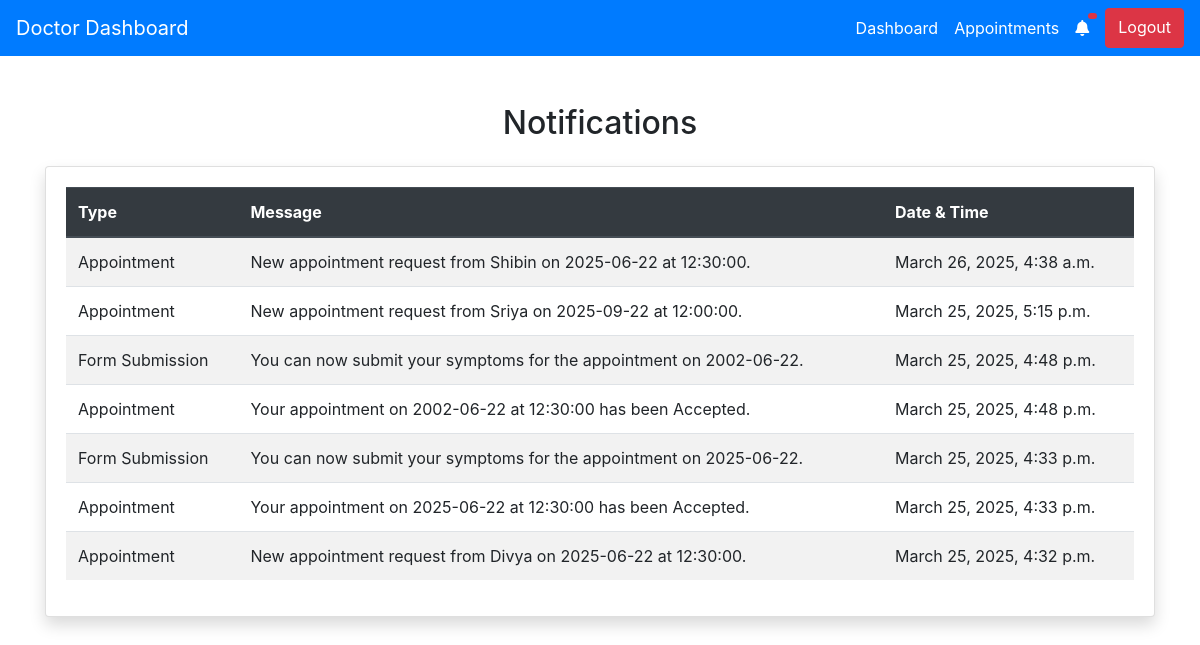
The app's page /doctor/notifications/, older data.
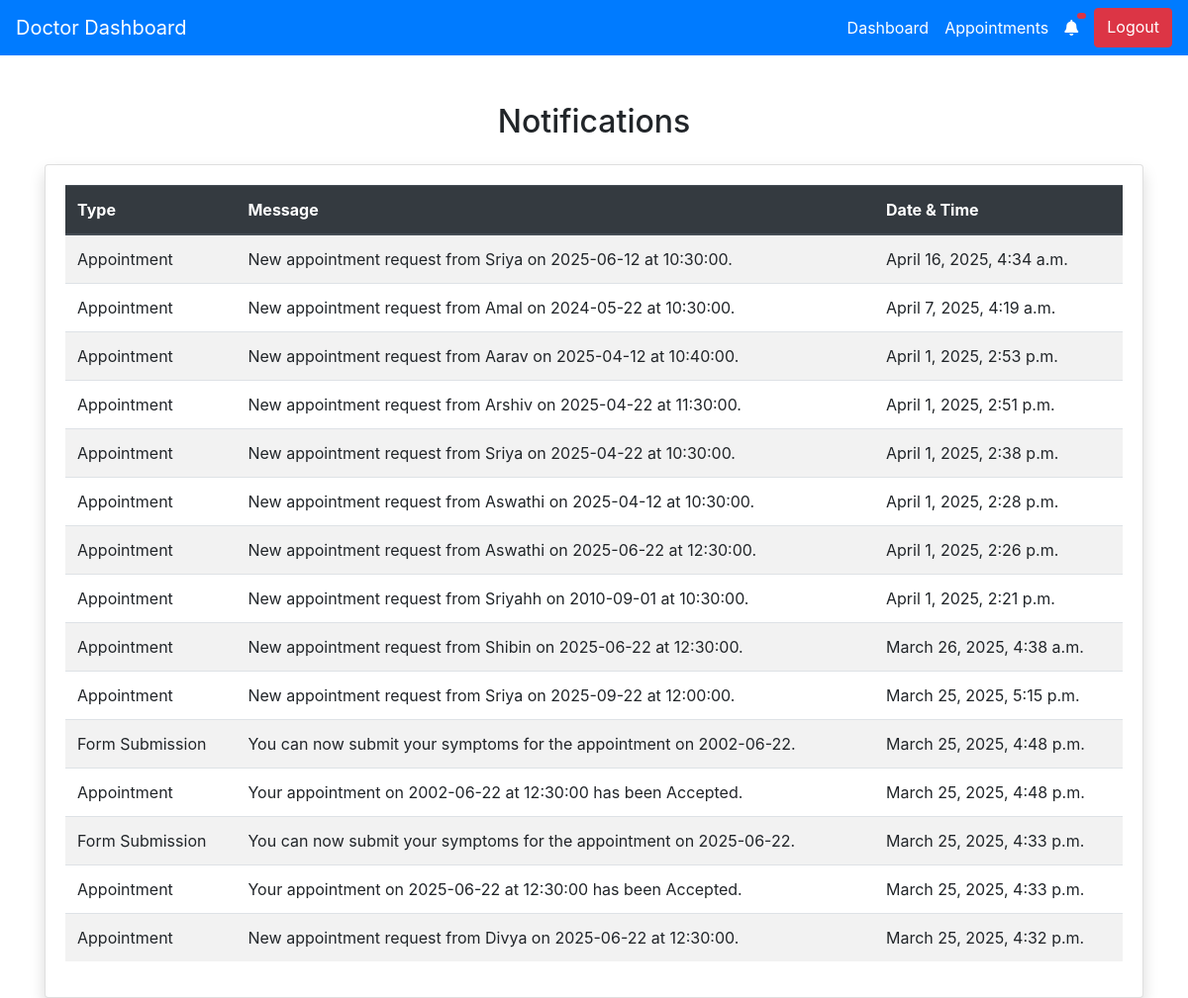
The same page, newer data.
### DoctorApp/models.py (models this page shows, shortened)
class Notification(models.Model):
    NOTIFICATION_TYPES = (
        ('Appointment', 'Appointment'),
        ('Form Submission', 'Form Submission'),
        ('Prescription', 'Prescription'),
    )
    notification_type = models.CharField(max_length=20, choices=NOTIFICATION_TYPES)
    message = models.TextField()
    is_read = models.BooleanField(default=False)
    created_at = models.DateTimeField(auto_now_add=True)

### DoctorApp/views.py (the view)
# urls.py: path('notifications/', views.notifications, name='notifications'),
def notifications(request):
    notifications = Notification.objects.filter(is_read=False).order_by('-created_at')
    return render(request, 'notifications.html', {'notifications': notifications})

### DoctorApp/templates/notifications.html (shortened to what this page needs)
<!DOCTYPE html>
<html>
<head>
    <link rel="stylesheet" href="https://stackpath.bootstrapcdn.com/bootstrap/4.5.2/css/bootstrap.min.css">
   <link rel="stylesheet" href="https://stackpath.bootstrapcdn.com/bootstrap/4.5.2/css/bootstrap.min.css">
    <link rel="stylesheet" href="https://cdnjs.cloudflare.com/ajax/libs/font-awesome/5.15.4/css/all.min.css">
</head>
<body>
<nav class="navbar navbar-expand-lg bg-primary">
    <a class="navbar-brand text-white" href="#">Doctor Dashboard</a>
    <div class="navbar-nav ml-auto">
        <a class="nav-link text-white" href="{% url 'doctor_dashboard' %}">Dashboard</a>
        <a class="nav-link text-white" href="{% url 'view_appointments' %}">Appointments</a>
        <a href="{% url 'notifications' %}" class="nav-link position-relative text-white">
            <i class="fas fa-bell"></i>
            <span class="badge badge-danger position-absolute" style="top: 5px; right: 0; font-size: 12px;">
            </span>
        </a>
        <a href="{% url 'doctor_logout' %}" class="btn btn-danger ml-2">Logout</a>
    </div>
</nav>
    <div class="container mt-5">
        <h2 class="text-center mb-4">Notifications</h2>
        <div class="card shadow">
            <div class="card-body">
                <table class="table table-striped">
                    <thead class="thead-dark">
                        <tr>
                            <th>Type</th>
                            <th>Message</th>
                            <th>Date & Time</th>
                        </tr>
                    </thead>
                    <tbody>
                        {% for notification in notifications %}
                        <tr>
                            <td>{{ notification.notification_type }}</td>
                            <td>{{ notification.message }}</td>
                            <td>{{ notification.created_at }}</td>
                        </tr>
                        {% empty %}
                        <tr>
                            <td colspan="3" class="text-center">No notifications available.</td>
                        </tr>
                        {% endfor %}
                    </tbody>
                </table>
            </div>
        </div>
    </div>
</body>
</html>

Row changes from the older to the newer data that the page shows:
added Notification: notification_type "Appointment", message "New appointment request from Sriya on 2025-06-12 at 10:30:00.", created_at "April 16, 2025, 4:34 a.m."
added Notification: notification_type "Appointment", message "New appointment request from Amal on 2024-05-22 at 10:30:00.", created_at "April 7, 2025, 4:19 a.m."
added Notification: notification_type "Appointment", message "New appointment request from Aarav on 2025-04-12 at 10:40:00.", created_at "April 1, 2025, 2:53 p.m."
added Notification: notification_type "Appointment", message "New appointment request from Arshiv on 2025-04-22 at 11:30:00.", created_at "April 1, 2025, 2:51 p.m."
added Notification: notification_type "Appointment", message "New appointment request from Sriya on 2025-04-22 at 10:30:00.", created_at "April 1, 2025, 2:38 p.m."
added Notification: notification_type "Appointment", message "New appointment request from Aswathi on 2025-04-12 at 10:30:00.", created_at "April 1, 2025, 2:28 p.m."
added Notification: notification_type "Appointment", message "New appointment request from Aswathi on 2025-06-22 at 12:30:00.", created_at "April 1, 2025, 2:26 p.m."
added Notification: notification_type "Appointment", message "New appointment request from Sriyahh on 2010-09-01 at 10:30:00.", created_at "April 1, 2025, 2:21 p.m."
